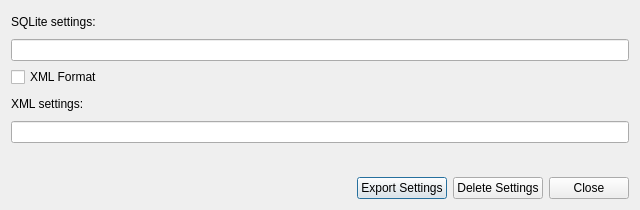
<?xml version="1.0" encoding="UTF-8"?>
<ui version="4.0">
 <class>SimulationSettingsDialog</class>
 <widget class="QDialog" name="SimulationSettingsDialog">
  <property name="geometry">
   <rect>
    <x>0</x>
    <y>0</y>
    <width>640</width>
    <height>210</height>
   </rect>
  </property>
  <property name="windowTitle">
   <string>Manage Simulation Settings</string>
  </property>
  <layout class="QVBoxLayout" name="verticalLayout">
   <item>
    <widget class="QLabel" name="sqliteLocationLabel">
     <property name="text">
      <string>SQLite settings:</string>
     </property>
    </widget>
   </item>
   <item>
    <widget class="QLineEdit" name="sqliteLocationLineEdit">
     <property name="readOnly">
      <bool>true</bool>
     </property>
    </widget>
   </item>
   <item>
    <widget class="QCheckBox" name="xmlFormatCheckBox">
     <property name="text">
      <string>XML Format</string>
     </property>
    </widget>
   </item>
   <item>
    <widget class="QLabel" name="xmlLocationLabel">
     <property name="text">
      <string>XML settings:</string>
     </property>
    </widget>
   </item>
   <item>
    <widget class="QLineEdit" name="xmlLocationLineEdit">
     <property name="readOnly">
      <bool>true</bool>
     </property>
    </widget>
   </item>
   <item>
    <widget class="QLabel" name="statusLabel">
     <property name="text">
      <string/>
     </property>
    </widget>
   </item>
   <item>
    <layout class="QHBoxLayout" name="buttonLayout">
     <item>
      <spacer name="horizontalSpacer">
       <property name="orientation">
        <enum>Qt::Horizontal</enum>
       </property>
       <property name="sizeHint" stdset="0">
        <size>
         <width>40</width>
         <height>20</height>
        </size>
       </property>
      </spacer>
     </item>
     <item>
      <widget class="QPushButton" name="exportSettingsButton">
       <property name="text">
        <string>Export Settings</string>
       </property>
      </widget>
     </item>
     <item>
      <widget class="QPushButton" name="deleteSettingsButton">
       <property name="text">
        <string>Delete Settings</string>
       </property>
      </widget>
     </item>
     <item>
      <widget class="QPushButton" name="closeButton">
       <property name="text">
        <string>Close</string>
       </property>
      </widget>
     </item>
    </layout>
   </item>
  </layout>
 </widget>
 <resources/>
 <connections/>
</ui>
